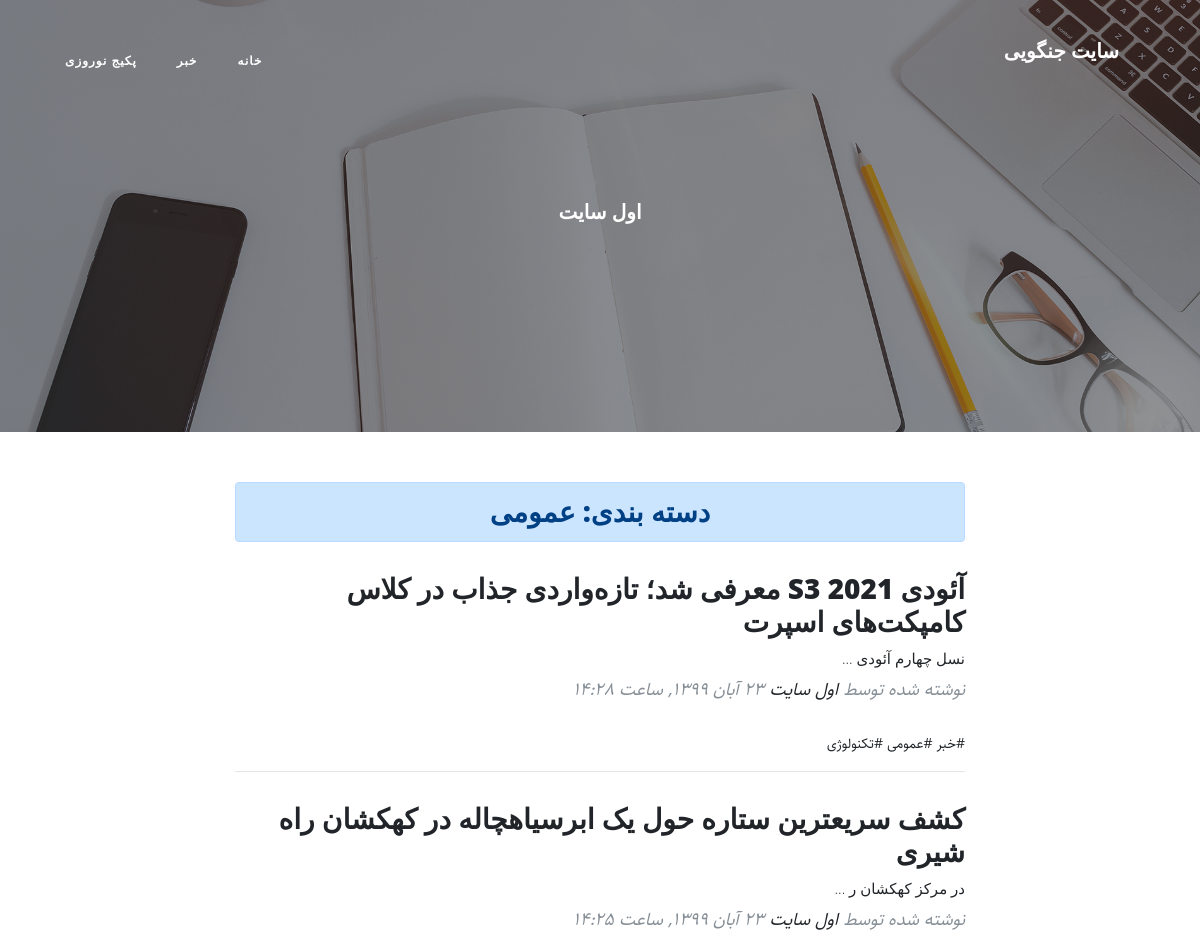
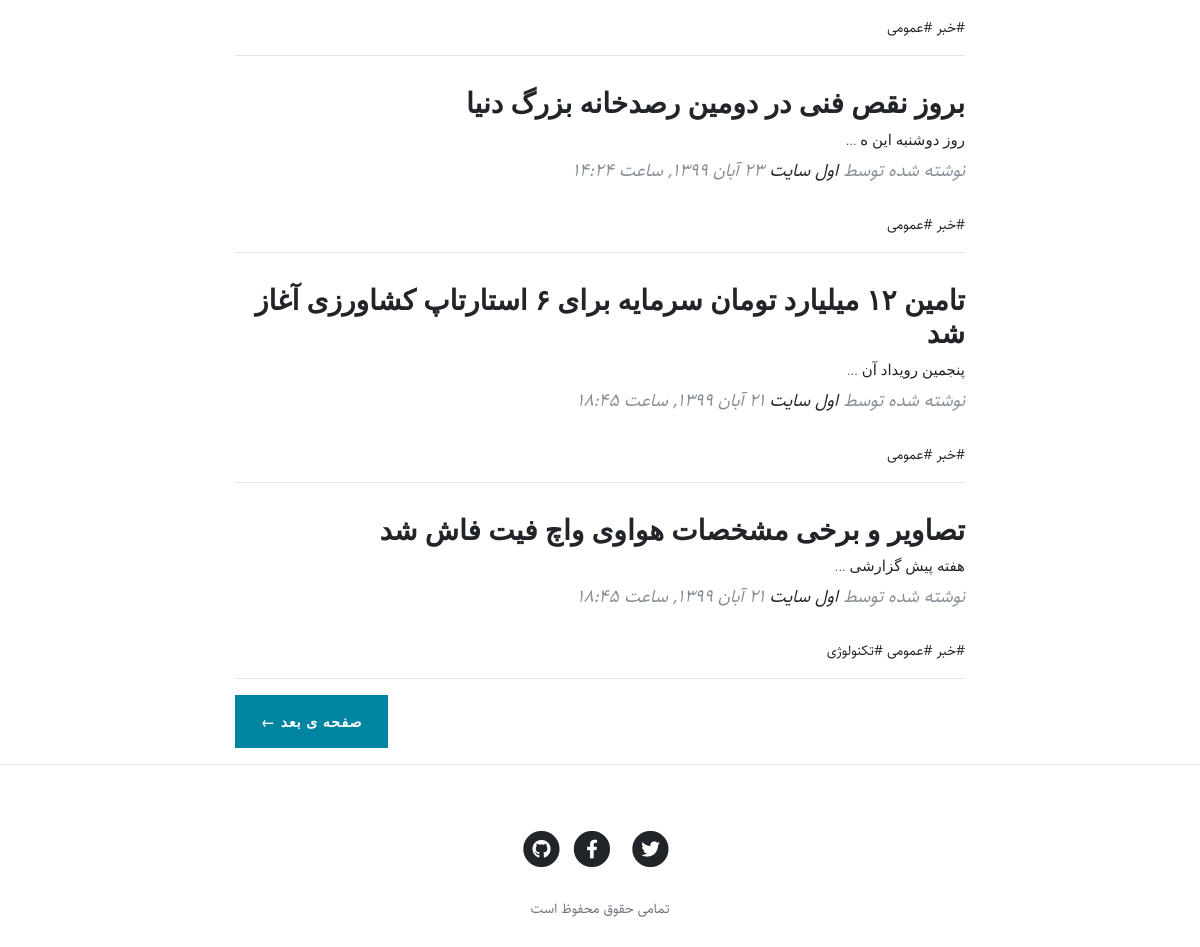
The page /category/general/ on the database its author committed (2 pictures, top to bottom).
### blog/models.py (models this page shows, shortened)
class Category(models.Model):
    parent = models.ForeignKey('self', default=None, null = True, blank=True, on_delete=models.SET_NULL, related_name="children", verbose_name='زیر دسته')
    title = models.CharField(max_length=200, verbose_name = "عنوان دسته بندی")
    slug = models.SlugField(max_length=100, unique=True, verbose_name = "آدرس دسته بندی")
    status = models.BooleanField(default=True, verbose_name="نمایش داده شود؟")
    position = models.IntegerField(verbose_name="پوزیشن")
    class Meta:
        verbose_name = "دسته بندی"
        verbose_name_plural ="دسته بندی ها"
        ordering = [ 'parent__id','position']
    objects = CategoryManager()

class Articles(models.Model):
    STATUS_CHOICE=(
    ('p','منتشر شده'),
    ('d','پیش نویس')
    )
    title = models.CharField(max_length=200, verbose_name = "عنوان مقاله")
    slug = models.SlugField(max_length=100, unique=True, verbose_name = "آدرس مقاله")
    category = models.ManyToManyField(Category, verbose_name = "دسته بندی", related_name="article")
    description = models.TextField(verbose_name = "محتوا")
    image = models.ImageField(upload_to="images", verbose_name = "عکس")
    publish = models.DateTimeField(default=timezone.now, verbose_name = "تاریخ انتشار")
    created = models.DateTimeField(auto_now_add=True)
    updated = models.DateTimeField(auto_now=True)
    status = models.CharField(max_length=1, choices=STATUS_CHOICE, verbose_name = "وضعیت")
    class Meta:
        verbose_name = "مقاله"
        verbose_name_plural = "مقالات"
        ordering = ['-publish']
    def jpublish(self):
        return jalali_converter(self.publish)
    jpublish.short_description = "تاریخ انتشار"
    def category_published(self):
        return self.category.filter(status=True)
    def image_tag(self):
        return format_html("<img width=100 height=75 style='border-radius:5px;' src='{}'>".format(self.image.url))
    image_tag.short_description = "عکس"
    objects = AricleManager()

### blog/views.py (the view)
# urls.py: re_path(r'^category/(?P<slug>[-\w]+)/$', views.CategoryList.as_view(), name='category'),
class CategoryList(ListView):
    paginate_by = 5
    template_name = 'blog/category_list.html'
    def get_queryset(self):
        global category
        slug = self.kwargs.get('slug')
        category = get_object_or_404(models.Category,slug=slug)
        return category.article.published()
    def get_context_data(self,**kwargs):
        context = super().get_context_data(**kwargs)
        context['category'] = category
        return context

### blog/models.py (called while the page is built)
    def published(self):
        return self.filter(status='p')

    def active(self):
        return self.filter(status=True)

### blog/templatetags/base_tags.py (called while the page is built)
@register.simple_tag
def title():
    return "سایت جنگویی"

@register.inclusion_tag("blog/partials/category_navbar.html")
def category_navbar():
    return {
    "category":models.Category.objects.filter(status=True)
    }

### extentions/jalali.py (called while the page is built)
    def persian_tuple(self):
        return self.persian_year, self.persian_month, self.persian_day

### extentions/utils.py (called while the page is built)
def number_persion_converter(mystr):
    numbers = {
        "0":"‍‍۰",
        "1": "۱",
        "2": "۲",
        "3": "۳",
        "4": "۴",
        "5": "۵",
        "6": "۶",
        "7": "۷",
        "8": "۸",
        "9": "۹",
    }
    for e, p in numbers.items():
        mystr = mystr.replace(e, p)
    return mystr

def jalali_converter(time):
    time = timezone.localtime(time)
    jmonths = ["اسفند","بهمن","دی","آذر","آبان","مهر","شهریور","مرداد","تیر","خرداد","اردیبهشت","فروردین"]
    time_to_str = "{},{},{}".format(time.year,time.month,time.day)
    time_to_tuple = jalali.Gregorian(time_to_str).persian_tuple()
    time_to_list = list(time_to_tuple)
    for index,month in enumerate(jmonths):
        if time_to_list[1] == index + 1:
            time_to_list[1] = month
            break
    output = "{} {} {}, ساعت {}:{}" .format(
        time_to_list[2],
        time_to_list[1],
        time_to_list[0],
        time.hour,
        time.minute,
    )
    return number_persion_converter(output)

### blog/templates/blog/category_list.html (shortened to what this page needs)
{% extends 'blog/base.html'%}
{%  load static %}
{% block main %}
<header class="masthead" style="background-image: url('{% static "blog/img/home-bg.jpg" %}')">
  <div class="overlay"></div>
  <div class="container">
    <div class="row">
      <div class="col-lg-8 col-md-10 mx-auto">
        <div class="site-heading">
          <h1>اول سایت</h1>
        </div>
      </div>
    </div>
  </div>
</header>
<div class="container">
  <div class="row">
    <div class="col-lg-8 col-md-10 mx-auto">
      <h3 class="alert alert-primary text-center">دسته بندی:  {{category.title}}</h3>
      {% for articles in object_list %}
        <div class="post-preview">
          <a href="{% url "blog:detail" articles.slug %}">
            <h2 class="post-title">
              {{articles.title}}
            </h2>
            <h3 class="post-subtitle">
              {{articles.description|truncatechars:20}}
            </h3>
          </a>
          <p class="post-meta">نوشته شده توسط
            <a href="#">اول سایت</a>
            {{articles.jpublish}}</p>
          <div>
            {% for cat in articles.category_published.all %}
              <a href="{% url "blog:category" cat.slug %}">#{{cat.title}}</a>
            {% endfor %}
          </div>
        </div>
        <hr>
      {% endfor %}
      {% if is_paginated %}
        <div class="clearfix pager-botton">
          {% if page_obj.has_next %}
            <a class="btn btn-primary float-left" href="{% url "blog:category" category.slug page_obj.next_page_number %}">صفحه ی بعد &larr;</a>
          {% endif %}
        </div>
      {% endif %}
      </div>
    </div>
  </div>
<hr>
{% endblock %}

### blog/templates/blog/partials/category_navbar.html (shortened to what this page needs)
<div class="collapse navbar-collapse nav" id="navbarResponsive">
  <ul class="navbar-nav ml-auto">
    <li class="nav-item">
      <a class="nav-link" href="{% url 'blog:home' %}">خانه</a>
    </li>
    {% for cat in category %}
      {% if cat.parent == None %}
        <li class="nav-item">
          <a class="nav-link" href="{% url "blog:category" cat.slug %}">{{cat.title}}</a>
        </li>
      {% endif %}
    {% endfor %}
  </ul>
</div>

### static/blog/css/rtl.css (style rules this page uses)
body { direction: rtl; text-align: right; font-family: "Sahel"; font-size: 14px; }
.navbar-nav { margin-left: initial !important; margin-right: auto; }
.post-meta { text-align: right; }
.pager-botton { float: left !important; }
header.masthead .site-heading h1 { font-size: 20px; }
.post-title { font-size: 28px !important; }
.post-subtitle { font-size: 15px; }
.nav ul { padding-right: 0; }
.nav ul li { border-bottom: none; height: 86px; line-height: 86px; font-size: 14px; display: inline-block; float: left; margin: 0 auto; }
.nav ul li a { text-decoration: none;; color: #000000; display: block; transition: .3s background-color; : 0 24px; }
.nav a { border-bottom:none; }

### rows shown on the page
Category: title "خبر"
Category: title "پکیج نوروزی"
Category: title "عمومی"
Articles: title "آئودی S3 2021 معرفی شد؛ تازه‌واردی جذاب در کلاس کامپکت‌های اسپرت", description "نسل چهارم آئودی ...", jpublish "۲۳ آبان ۱۳۹۹, ساعت ۱۴:۲۸"
Category: title "تکنولوژی"
Articles: title "کشف سریعترین ستاره حول یک ابرسیاهچاله در کهکشان راه شیری", description "در مرکز کهکشان ر ...", jpublish "۲۳ آبان ۱۳۹۹, ساعت ۱۴:۲۵"
Articles: title "بروز نقص فنی در دومین رصدخانه بزرگ دنیا", description "روز دوشنبه این ه ...", jpublish "۲۳ آبان ۱۳۹۹, ساعت ۱۴:۲۴"
Articles: title "تامین ۱۲ میلیارد تومان سرمایه برای ۶ استارتاپ کشاورزی آغاز شد", description "پنجمین رویداد آن ...", jpublish "۲۱ آبان ۱۳۹۹, ساعت ۱۸:۴۵"
Articles: title "تصاویر و برخی مشخصات هواوی واچ فیت فاش شد", description "هفته پیش گزارشی ...", jpublish "۲۱ آبان ۱۳۹۹, ساعت ۱۸:۴۵"
